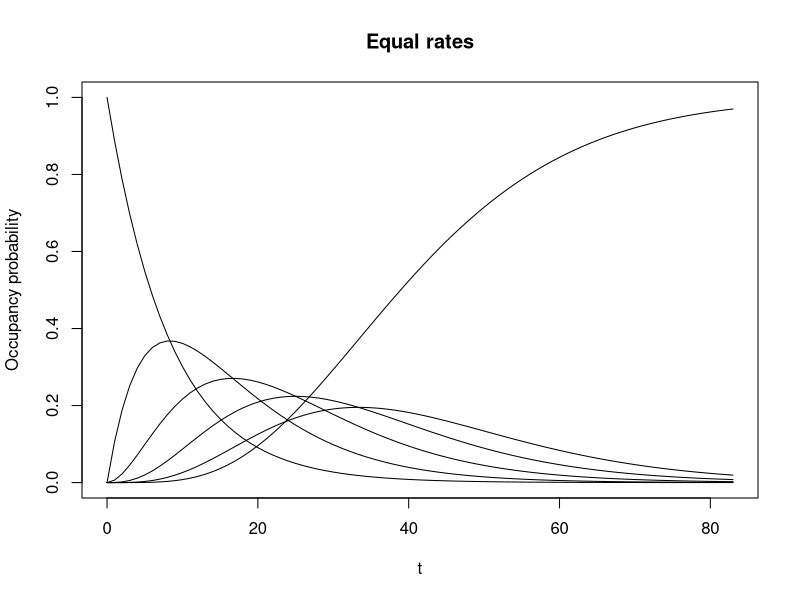

Write R code to recreate this figure. (Note: this script raises an error after producing the figure.)
#' Compute the probability of occupying each of K compartments
#' @param rate (`numeric(1)` or `numeric(K-1)`)\cr
#'   The rate of transfer between each of the K compartments.
#'   If scalar, the rate is identical across all compartments.
#' @param K (`integer(1)`)\cr
#'   The number of sequential compartments.
#' @param t (`numeric()`)\cr
#'   The time axis to compute occupancy probabilities for.
#' @return
#'   A `list()` with the k'th element containing the probability of occupying the k'th compartment over time.
#' @examples
#'  occupancy_probability(0.1, 3, seq(0, 50))
#'  occupancy_probability(c(0.1, 0.2), 3, seq(0, 50))
occupancy_probability <- function(rate, K, t) {                                                                         # nolint: object_name_linter
  coll <- checkmate::makeAssertCollection()
  checkmate::assert(
    checkmate::check_number(rate),
    checkmate::check_numeric(rate, lower = 0, any.missing = FALSE, len = K - 1),
    add = coll
  )
  checkmate::assert_number(K, lower = 2, add = coll)
  checkmate::assert_numeric(t, lower = 0, add = coll)
  checkmate::reportAssertions(coll)

  # Compute the probability of less than K events over time
  if (length(rate) == 1) {

    # If a scalar rate is given, the problem reduces to the Erlang-distribution
    prob_lt_k <- purrr::map(1:(K - 1), \(k) pgamma(t, shape = k, rate = rate, lower.tail = FALSE))

  } else {
    # We can compute the waiting time distributions (hypoexponential distributions)
    # https://en.wikipedia.org/wiki/Hypoexponential_distribution

    # Retrieve each of the hypoexponential distributions
    prob_lt_k <- purrr::map(1:(K - 1), \(k) phypo(t, shape = k, rate = rate[1:k], lower.tail = FALSE))

  }

  # Compute the probability of occupying states k over time from the waiting time distributions
  # i.e. the difference of the cumulative distribution function for between states
  prob_k <- purrr::map(2:(K - 1), \(k) {
    prob_lt_k[[k]] - prob_lt_k[[k - 1]]
  })
  prob_k <- c(prob_lt_k[1], prob_k)

  # Add absorbing state
  prob_k <- c(prob_k, list(1 - purrr::reduce(prob_k, `+`)))

  return(prob_k)
}

# Plot the basis functions
tau <- 50 / 3
t <- seq(0, 5 * tau, by = 1)
K <- 6                                                                                                                  # nolint: object_name_linter
lambda <- K / (3 * tau)

# Using the Erlang distributions directly
prob_k <- occupancy_probability(lambda, K, t)
plot(t, prob_k[[1]], type = "l", ylim = c(0, 1), ylab = "Occupancy probability", main = "Equal rates")
purrr::walk(prob_k[2:K], ~ lines(t, .x))


# Checking that we get the same if we use the convolution method, but with identical rates
prob_k <- occupancy_probability(rep(lambda, K - 1), K, t)
plot(t, prob_k[[1]], type = "l", ylim = c(0, 1), ylab = "Occupancy probability", main = "Equal rates validation")
purrr::walk(prob_k[2:K], ~ lines(t, .x))


# Using different rates
rate <- rev(seq(K - 1)) # Use decreasing rates
rate <- rate * sum(1 / rate) / (K / lambda) # Normalize so total waiting time is equal between problems
# This way: sum(1 / rate) == k / lambda                                                                                 # nolint: commented_code_linter
prob_k <- occupancy_probability(rate, K, t)
plot(t, prob_k[[1]], type = "l", ylim = c(0, 1), ylab = "Occupancy probability", main = "Decreasing transition rates")
purrr::walk(prob_k[2:K], ~ lines(t, .x))



# Compare with Monte Carlo expectation
n <- 1e4

# First we draw the times when each run leaves a given compartment k
r <- purrr::map(rate, ~ rexp(n, .x)) |>
  purrr::reduce(c) |>
  matrix(nrow = n) |>
  matrixStats::rowCumsums() |>
  cbind(rep(Inf, n))

# Then we determine which compartment they occupy at time t
occupancy_mc <- purrr::map(t, \(t) apply(r > t, 1, \(row) min(which(row))))

# Then we can compute the probability that compartment k is occupied at time t from the Monte Carlo data.
probability_occupancy <- purrr::map(1:K, \(k) purrr::map_dbl(seq_along(t), \(t) mean(occupancy_mc[[t]] == k)))


# Compare these MC probabilities with the analytical expectation
for (k in 1:K) {
  plot(t, prob_k[[k]], type = "l", ylab = "Occupancy probability", main = glue::glue("Compartment {k}"))
  points(t, probability_occupancy[[k]], col = "red")
}
